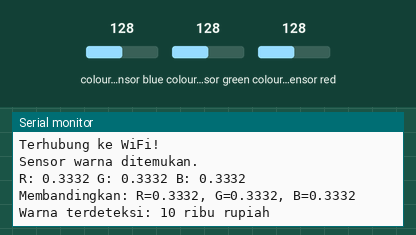
This sketch was run on a simulated ESP8266 (NodeMCU). On the bench: the last lines printed to the serial monitor. Inputs (shaded band) come from the test bench; at power-on: colour sensor blue 128, colour sensor green 128, colour sensor red 128. WiFi joins after 1.5 s; servers stay silent unless stated.

Above: at 3.2 s.
3.3 s: colour sensor blue set to 5
At 7.0 s:
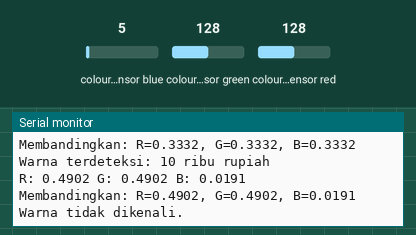
10.3 s: colour sensor green set to 5
At 13.6 s:
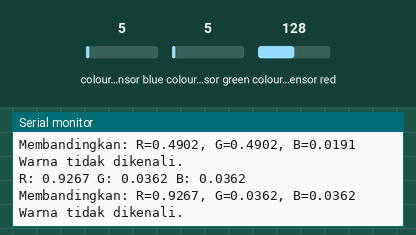
14.5 s: colour sensor red set to 5
At 16.9 s:
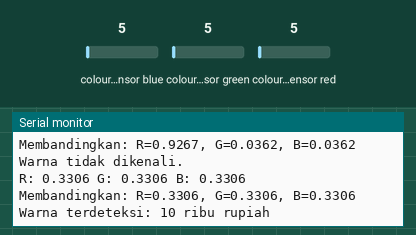
Timing chart, 0 to 18.4 s (numbered marks = the images above; inputs shaded):
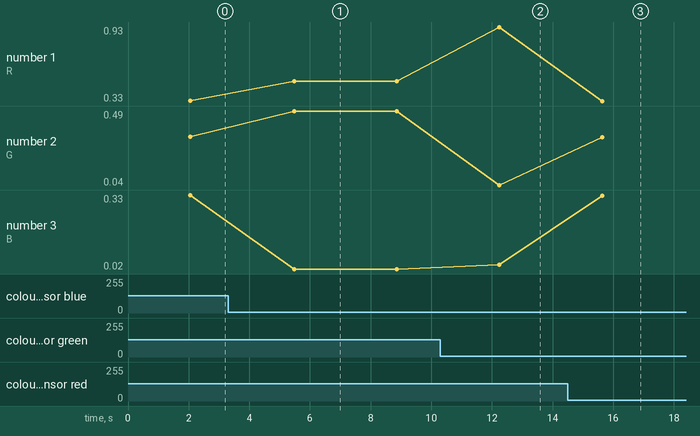

The sketch:

sistem_deteksi_nominal_uang.ino
```cpp
#include <Wire.h>
#include "Adafruit_TCS34725.h"
#include <WiFiClientSecure.h>
#include "UniversalTelegramBot.h"
#include <ESP8266WiFi.h>

// Inisialisasi sensor TCS34725
Adafruit_TCS34725 tcs = Adafruit_TCS34725();

// Data WiFi
const char* ssid = "";
const char* password = "";

// Token bot Telegram dan chat ID
const char* botToken = "";
const char* chatID = "";

// Inisialisasi bot Telegram
WiFiClientSecure client;
UniversalTelegramBot bot(botToken, client);

void setup() {
  Serial.begin(9600);

  // Koneksi ke WiFi
  WiFi.begin(ssid, password);
  while (WiFi.status() != WL_CONNECTED) {
    delay(1000);
    Serial.println("Menghubungkan ke WiFi...");
  }
  Serial.println("Terhubung ke WiFi!");

  // Inisialisasi sensor
  if (tcs.begin()) {
    Serial.println("Sensor warna ditemukan.");
  } else {
    Serial.println("Tidak dapat menemukan sensor warna.");
    while (1);  // Hentikan program jika sensor tidak ditemukan
  }

  // Inisialisasi client
  client.setInsecure();
}

void loop() {
  uint16_t r, g, b, c;
  tcs.getRawData(&r, &g, &b, &c);

  // Normalisasi nilai RGB
  float R = (float)r / (float)c;
  float G = (float)g / (float)c;
  float B = (float)b / (float)c;

  // Output nilai RGB untuk debugging
  Serial.print("R: ");
  Serial.print(R, 4);
  Serial.print(" G: ");
  Serial.print(G, 4);
  Serial.print(" B: ");
  Serial.println(B, 4);

  // Identifikasi warna berdasarkan nilai RGB
  identifyCurrency(R, G, B);
  delay(3000);  // Tunggu 3 detik sebelum membaca data lagi
}

void identifyCurrency(float R, float G, float B) {
  // Kriteria warna untuk masing-masing denominasi uang
  float minThreshold = 0.05; // Threshold yang lebih kecil untuk presisi yang lebih baik

  // Debug output untuk nilai yang dibandingkan
  Serial.print("Membandingkan: R=");
  Serial.print(R, 4);
  Serial.print(", G=");
  Serial.print(G, 4);
  Serial.print(", B=");
  Serial.println(B, 4);

  String message;

  // Identifikasi 2 ribu rupiah (abu-abu)
  if (R > 0.25 - minThreshold && R < 0.25 + minThreshold &&
      G > 0.37 - minThreshold && G < 0.37 + minThreshold &&
      B > 0.25 - minThreshold && B < 0.25 + minThreshold) {
    message = "Warna terdeteksi: 2 ribu rupiah";
  }
  // Identifikasi 5 ribu rupiah (coklat)
  else if (R > 0.36 - minThreshold && R < 0.36 + minThreshold &&
           G > 0.38 - minThreshold && G < 0.38 + minThreshold &&
           B > 0.25 - minThreshold && B < 0.25 + minThreshold) {
    message = "Warna terdeteksi: 5 ribu rupiah";
  }
  // Identifikasi 10 ribu rupiah (ungu)
  else if (R > 0.29 - minThreshold && R < 0.29 + minThreshold &&
           G > 0.37 - minThreshold && G < 0.37 + minThreshold &&
           B > 0.33 - minThreshold && B < 0.33 + minThreshold) {
    message = "Warna terdeteksi: 10 ribu rupiah";
  }
  // Identifikasi 20 ribu rupiah (hijau)
  else if (R > 0.21 - minThreshold && R < 0.21 + minThreshold &&
           G > 0.45 - minThreshold && G < 0.45 + minThreshold &&
           B > 0.28 - minThreshold && B < 0.28 + minThreshold) {
    message = "Warna terdeteksi: 20 ribu rupiah";
  }
  // Identifikasi 50 ribu rupiah (biru)
  else if (R > 0.20 - minThreshold && R < 0.30 + minThreshold &&
           G > 0.35 - minThreshold && G < 0.45 + minThreshold &&
           B > 0.30 - minThreshold && B < 0.40 + minThreshold) {
    message = "Warna terdeteksi: 50 ribu rupiah";
  }
  // Identifikasi 100 ribu rupiah (merah)
  else if (R > 0.43 - minThreshold && R < 0.43 + minThreshold &&
           G > 0.32 - minThreshold && G < 0.32 + minThreshold &&
           B > 0.23 - minThreshold && B < 0.23 + minThreshold) {
    message = "Warna terdeteksi: 100 ribu rupiah";
  }
  else {
    message = "Warna tidak dikenali.";
  }

  Serial.println(message);
  bot.sendMessage(chatID, message, "");
}
```

Measured:
- after the input at 3.3 s, the serial monitor: prints a new line after 2.2 s (image 1)
- after the input at 10.3 s, the serial monitor: prints a new line after 1.9 s (image 2)
- after the input at 14.5 s, the serial monitor: prints a new line after 1.1 s (image 3)
- plotted number 1: 0.33 → 0.49 after the input at 3.3 s, 0.49 → 0.93 after the input at 10.3 s, 0.93 → 0.33 after the input at 14.5 s
- plotted number 2: 0.33 → 0.49 after the input at 3.3 s, 0.49 → 0.04 after the input at 10.3 s, 0.04 → 0.33 after the input at 14.5 s
- plotted number 3: 0.33 → 0.02 after the input at 3.3 s, 0.02 → 0.04 after the input at 10.3 s, 0.04 → 0.33 after the input at 14.5 s
